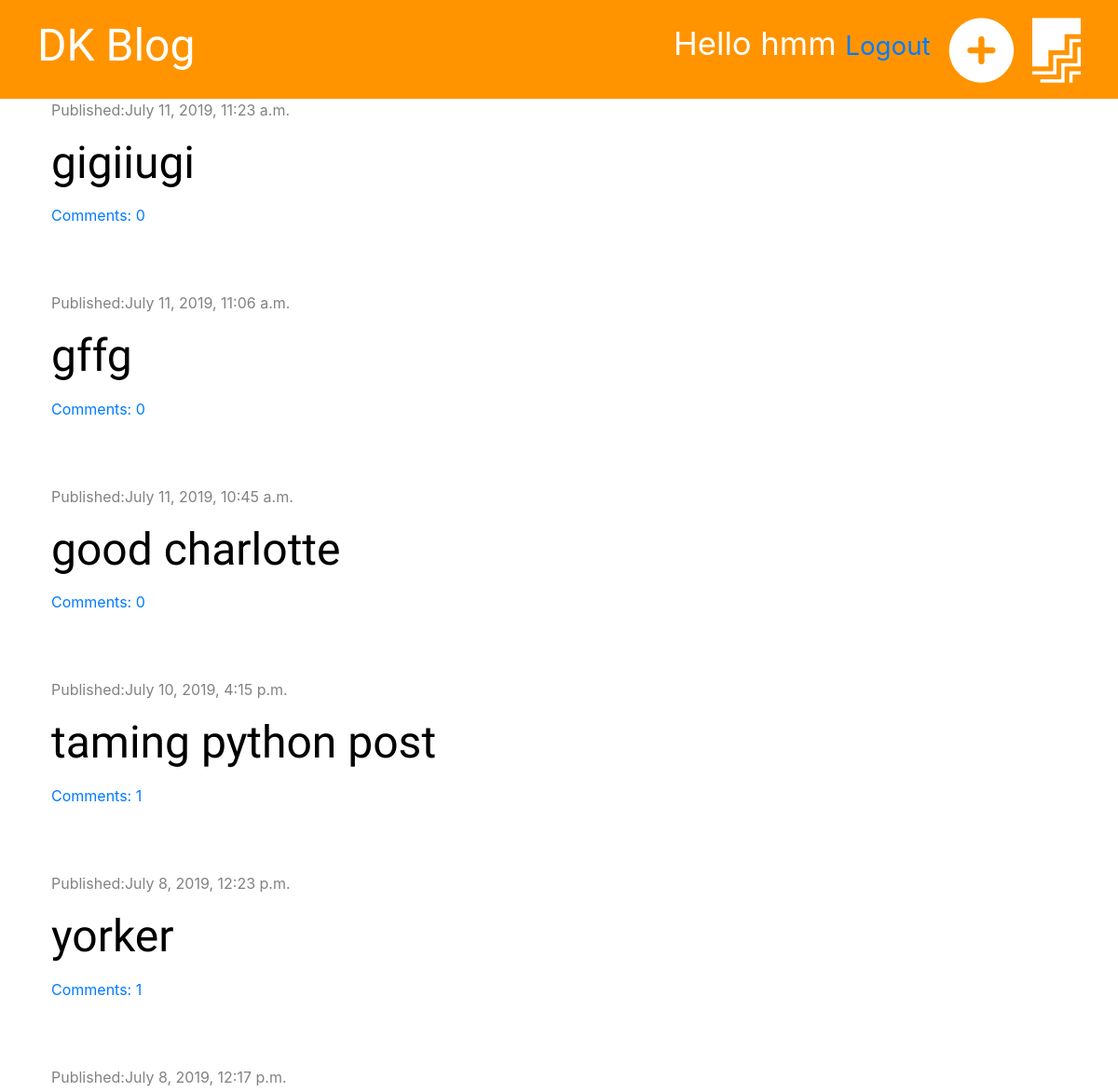
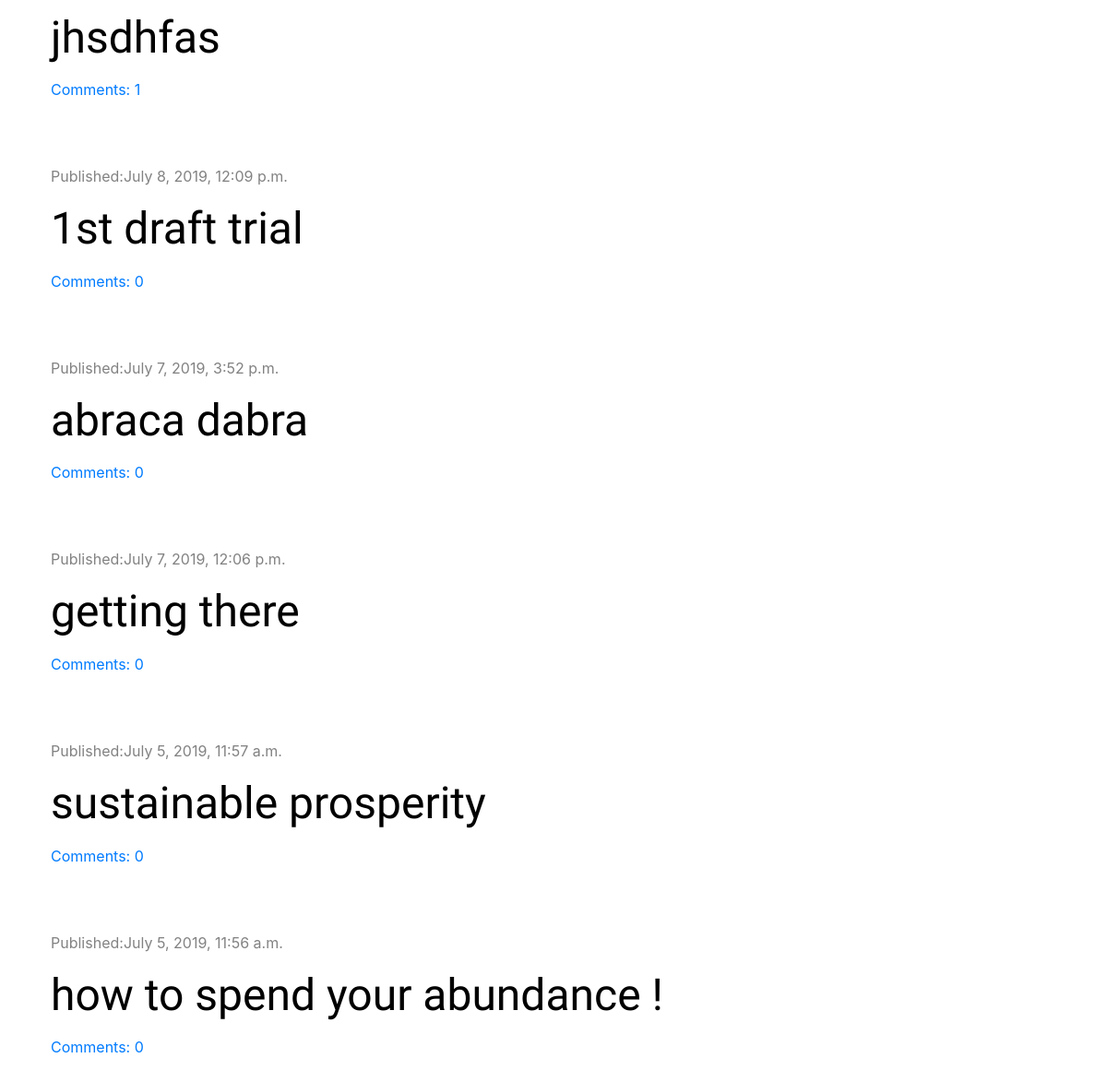
The app's page / (signed in) with its own data (2 pictures, top to bottom).
### blog/models.py (models this page shows, shortened)
class Post(models.Model):
    author = models.ForeignKey('auth.User' , on_delete=models.CASCADE)
    title = models.CharField(max_length=200)
    text = models.TextField()
    created_date = models.DateTimeField(default=timezone.now)
    published_date = models.DateTimeField(blank=True, null=True)
    def approved_comments(self):
        return self.comments.filter(approved=True)

### blog/views.py (the view)
# urls.py: path('', views.post_list, name='post_list'),
def post_list(request):
    posts = Post.objects.filter(published_date__lte=timezone.now()).order_by('-published_date')
    stuff_for_frontend = {'posts': posts}
    return render(request, 'blog/post_list.html', stuff_for_frontend)

### blog/templatetags/markdownify.py (called while the page is built)
@register.filter
def markdown(value):
    renderer = HighlightRenderer()
    markdown = mistune.Markdown(renderer=renderer)
    return markdown(value)

### blog/templates/blog/post_list.html (shortened to what this page needs)
{% extends 'blog/base.html'%}
{% load markdownify %}
{% block content%}
{% for post in posts %}
<div class="post">
    <div class="date">
        <p>Published:{{post.published_date}}</p>
    </div>
    <h1><a href="{% url 'post_detail' pk=post.pk %}">{{post.title}}</a></h1>
    <a href="{% url 'post_detail' pk=post.pk %}">Comments: {{post.approved_comments.count}}</a>
</div>
{% endfor %}
{% endblock %}

### blog/templates/blog/base.html (shortened to what this page needs)
{% load staticfiles %}
<!DOCTYPE html>
<html lang="en">
<head>
    <link href="https://stackpath.bootstrapcdn.com/bootstrap/4.3.1/css/bootstrap.min.css" rel="stylesheet">
    <link rel="stylesheet" href="{% static 'css/blog.css'%}">
    <link rel="stylesheet" href="{%static 'css/zenburn.css'%}">
</head>
<body>
<div class="page-header">
    {% if user.is_authenticated %}
        <a href="{% url 'post_draft_list' %}" class="top-menu"><i class="fab fa-firstdraft fa-2x" ></i></a>
        <a href="{% url 'post_new' %}" class="top-menu"><i class="fas fa-plus-circle fa-2x" style="color: white;"></i></a>
        <p class="top-menu">Hello {{user.username}} <small><a href="{% url 'logout' %}">Logout</a></small></p>
    {% else %}
        <a href="{% url 'login' %}" class="top-menu"><i class="fab fa-invision fa-2x"></i></a>
    {% endif %}
    <h1><a href="/">DK Blog</a></h1>
</div>
<div class="content container">
    <div class="row">
        <div class="col-md-8">
            {% block content %}
            {% endblock %}
        </div>
    </div>
</div>
</body>
</html>

### blog/static/css/blog.css (style rules this page uses)
.page-header { background-color: #ff9400; margin-top: 0; padding: 20px 20px 20px 40px; }
.page-header h1 a { color: white; font-size:36pt; text-decoration:none; }
h1,h2,h3,h4 { font-family: 'Tangerine', 'Inconsolata', 'Droid Sans', serif; font-size:48px; }
.content { margin-left:40px; }
.date { color: #828282; }
.post { margin-bottom: 70px; }
.post h1 a { color: #000000; }
.top-menu { color: #ffffff; float: right; font-size: 26pt; margin-right: 20px; }

### records on screen
Post: published_date "July 11, 2019, 11:23 a.m.", title "gigiiugi", approved_comments.count "0"
Post: published_date "July 11, 2019, 11:06 a.m.", title "gffg", approved_comments.count "0"
Post: published_date "July 11, 2019, 10:45 a.m.", title "good charlotte", approved_comments.count "0"
Post: published_date "July 10, 2019, 4:15 p.m.", title "taming python post", approved_comments.count "1"
Post: published_date "July 8, 2019, 12:23 p.m.", title "yorker", approved_comments.count "1"
Post: published_date "July 8, 2019, 12:17 p.m.", title "jhsdhfas", approved_comments.count "1"
Post: published_date "July 8, 2019, 12:09 p.m.", title "1st draft trial", approved_comments.count "0"
Post: published_date "July 7, 2019, 3:52 p.m.", title "abraca dabra", approved_comments.count "0"
Post: published_date "July 7, 2019, 12:06 p.m.", title "getting there", approved_comments.count "0"
Post: published_date "July 5, 2019, 11:57 a.m.", title "sustainable prosperity", approved_comments.count "0"
Post: published_date "July 5, 2019, 11:56 a.m.", title "how to spend your abundance !", approved_comments.count "0"

### other values on screen
{{ user.username }} "hmm"
